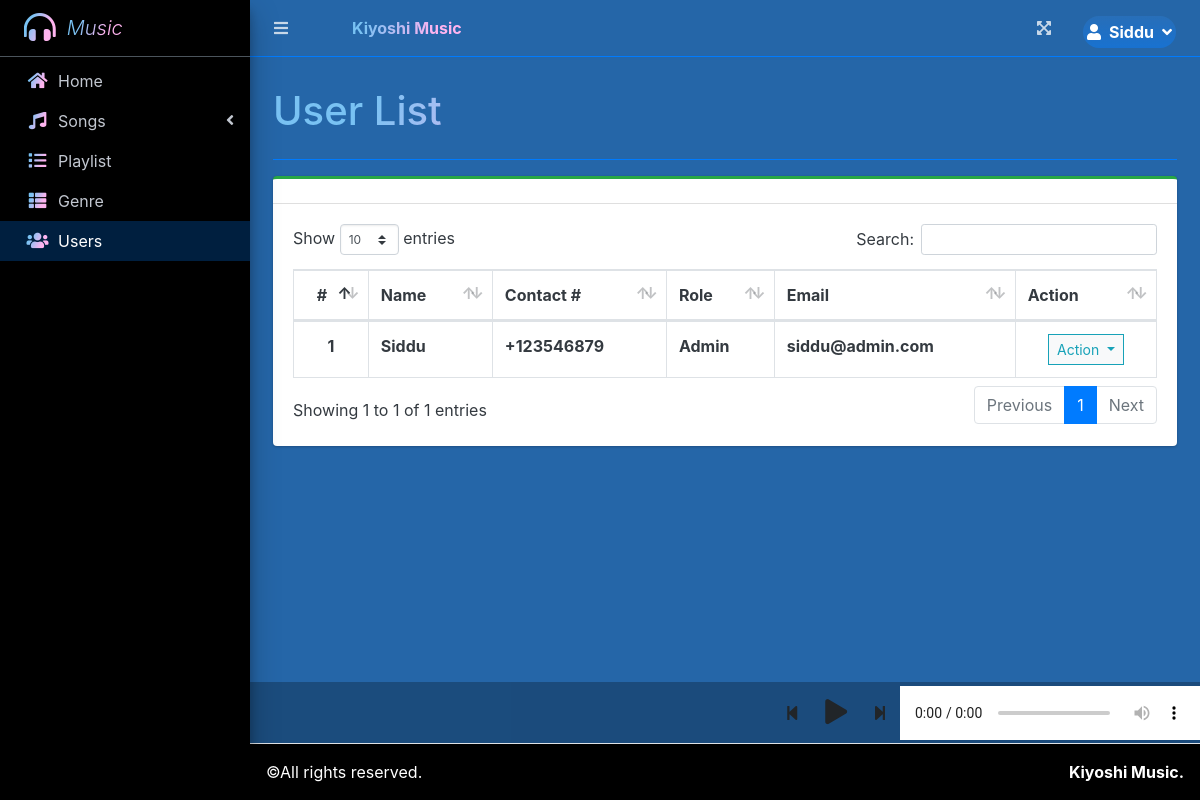
The page /index.php?page=user_list (signed in) on the database its author committed.
### tables this page shows
CREATE TABLE `users` (
  `id` int(30) NOT NULL,
  `firstname` varchar(200) NOT NULL,
  `lastname` varchar(200) NOT NULL,
  `gender` varchar(50) NOT NULL,
  `contact` varchar(50) NOT NULL,
  `address` text NOT NULL,
  `email` varchar(200) NOT NULL,
  `password` text NOT NULL,
  `type` int(1) NOT NULL DEFAULT 2,
  `profile_pic` text NOT NULL,
  `date_created` datetime NOT NULL DEFAULT current_timestamp()
);

### user_list.php (the view, shortened to what this page needs)
<?php include'db_connect.php' ?>
<div class="col-lg-12">
	<div class="card card-outline card-success">
		<div class="card-header">
		</div>
		<div class="card-body">
			<table class="table tabe-hover table-bordered" id="list">
				<thead>
					<tr>
						<th class="text-center">#</th>
						<th>Name</th>
						<th>Contact #</th>
						<th>Role</th>
						<th>Email</th>
						<th>Action</th>
					</tr>
				</thead>
				<tbody>
					<?php
					$i = 1;
					$type = array('',"Admin","Subscriber");
					$qry = $conn->query("SELECT *,concat(firstname,' ',lastname) as name FROM users order by concat(firstname,' ',lastname) asc");
					while($row= $qry->fetch_assoc()):
					?>
					<tr>
						<th class="text-center"><?php echo $i++ ?></th>
						<td><b><?php echo ucwords($row['name']) ?></b></td>
						<td><b><?php echo $row['contact'] ?></b></td>
						<td><b><?php echo $type[$row['type']] ?></b></td>
						<td><b><?php echo $row['email'] ?></b></td>
						<td class="text-center">
							<button type="button" class="btn btn-default btn-sm btn-flat border-info wave-effect text-info dropdown-toggle" data-toggle="dropdown" aria-expanded="true">
		                      Action
		                    </button>
						</td>
					</tr>
				<?php endwhile; ?>
				</tbody>
			</table>
		</div>
	</div>
</div>

### rows shown on the page
users: name "Siddu", contact "+123546879", type "Admin", email "siddu@admin.com"

### other values the page prints
$_SESSION['login_firstname'] "Siddu"
$title "User List"
